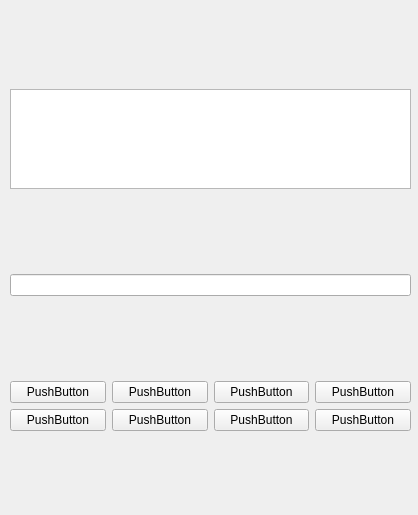
<?xml version="1.0" encoding="UTF-8"?>
<ui version="4.0">
 <class>MainWindow</class>
 <widget class="QMainWindow" name="MainWindow">
  <property name="geometry">
   <rect>
    <x>0</x>
    <y>0</y>
    <width>418</width>
    <height>515</height>
   </rect>
  </property>
  <property name="windowTitle">
   <string>MainWindow</string>
  </property>
  <widget class="QWidget" name="centralwidget">
   <widget class="QWidget" name="verticalLayoutWidget">
    <property name="geometry">
     <rect>
      <x>10</x>
      <y>10</y>
      <width>401</width>
      <height>501</height>
     </rect>
    </property>
    <layout class="QVBoxLayout" name="verticalLayout">
     <item>
      <widget class="QPlainTextEdit" name="plainTextEdit">
       <property name="sizePolicy">
        <sizepolicy hsizetype="Expanding" vsizetype="Minimum">
         <horstretch>0</horstretch>
         <verstretch>0</verstretch>
        </sizepolicy>
       </property>
       <property name="minimumSize">
        <size>
         <width>0</width>
         <height>100</height>
        </size>
       </property>
       <property name="maximumSize">
        <size>
         <width>16777215</width>
         <height>100</height>
        </size>
       </property>
       <property name="baseSize">
        <size>
         <width>0</width>
         <height>0</height>
        </size>
       </property>
      </widget>
     </item>
     <item>
      <widget class="QLineEdit" name="lineEdit"/>
     </item>
     <item>
      <layout class="QGridLayout" name="gridLayout_2">
       <item row="0" column="0">
        <widget class="QPushButton" name="pushButton">
         <property name="sizePolicy">
          <sizepolicy hsizetype="Minimum" vsizetype="Fixed">
           <horstretch>0</horstretch>
           <verstretch>0</verstretch>
          </sizepolicy>
         </property>
         <property name="text">
          <string>PushButton</string>
         </property>
        </widget>
       </item>
       <item row="0" column="1">
        <widget class="QPushButton" name="pushButton_2">
         <property name="text">
          <string>PushButton</string>
         </property>
        </widget>
       </item>
       <item row="0" column="3">
        <widget class="QPushButton" name="pushButton_4">
         <property name="text">
          <string>PushButton</string>
         </property>
        </widget>
       </item>
       <item row="0" column="2">
        <widget class="QPushButton" name="pushButton_3">
         <property name="text">
          <string>PushButton</string>
         </property>
        </widget>
       </item>
       <item row="1" column="0">
        <widget class="QPushButton" name="pushButton_5">
         <property name="text">
          <string>PushButton</string>
         </property>
        </widget>
       </item>
       <item row="1" column="1">
        <widget class="QPushButton" name="pushButton_6">
         <property name="text">
          <string>PushButton</string>
         </property>
        </widget>
       </item>
       <item row="1" column="2">
        <widget class="QPushButton" name="pushButton_7">
         <property name="text">
          <string>PushButton</string>
         </property>
        </widget>
       </item>
       <item row="1" column="3">
        <widget class="QPushButton" name="pushButton_8">
         <property name="text">
          <string>PushButton</string>
         </property>
        </widget>
       </item>
      </layout>
     </item>
    </layout>
   </widget>
  </widget>
 </widget>
 <resources/>
 <connections/>
</ui>
